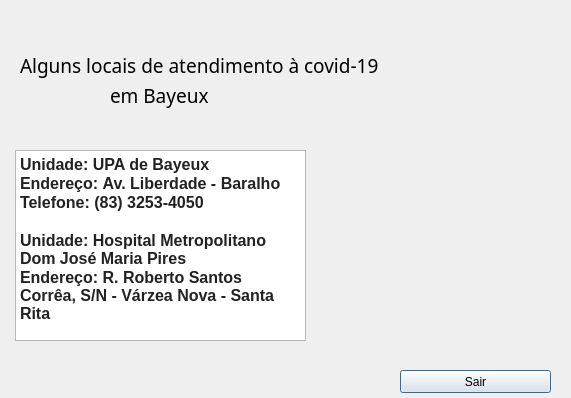
<?xml version="1.0" encoding="UTF-8"?>
<ui version="4.0">
 <class>bycovid</class>
 <widget class="QDialog" name="bycovid">
  <property name="geometry">
   <rect>
    <x>0</x>
    <y>0</y>
    <width>571</width>
    <height>398</height>
   </rect>
  </property>
  <property name="windowTitle">
   <string>Covid-19</string>
  </property>
  <widget class="QLabel" name="label">
   <property name="geometry">
    <rect>
     <x>20</x>
     <y>50</y>
     <width>361</width>
     <height>31</height>
    </rect>
   </property>
   <property name="font">
    <font>
     <family>MV Boli</family>
     <pointsize>14</pointsize>
    </font>
   </property>
   <property name="text">
    <string>Alguns locais de atendimento à covid-19</string>
   </property>
  </widget>
  <widget class="QLabel" name="label_2">
   <property name="geometry">
    <rect>
     <x>110</x>
     <y>80</y>
     <width>101</width>
     <height>31</height>
    </rect>
   </property>
   <property name="font">
    <font>
     <family>MV Boli</family>
     <pointsize>14</pointsize>
    </font>
   </property>
   <property name="text">
    <string>em Bayeux</string>
   </property>
  </widget>
  <widget class="QLabel" name="label_3">
   <property name="geometry">
    <rect>
     <x>410</x>
     <y>30</y>
     <width>111</width>
     <height>91</height>
    </rect>
   </property>
   <property name="text">
    <string/>
   </property>
   <property name="pixmap">
    <pixmap resource="Apoio.qrc">:/Imagens/Downloads/Brasao_bayeux-removebg-preview.png</pixmap>
   </property>
   <property name="scaledContents">
    <bool>true</bool>
   </property>
  </widget>
  <widget class="QLabel" name="label_4">
   <property name="geometry">
    <rect>
     <x>310</x>
     <y>150</y>
     <width>251</width>
     <height>191</height>
    </rect>
   </property>
   <property name="text">
    <string/>
   </property>
   <property name="pixmap">
    <pixmap>E:/Felipe/Tec-Pro/Projeto/ProjetoTec/CoronaAten.png</pixmap>
   </property>
   <property name="scaledContents">
    <bool>true</bool>
   </property>
  </widget>
  <widget class="QTextBrowser" name="textBrowser">
   <property name="geometry">
    <rect>
     <x>15</x>
     <y>150</y>
     <width>291</width>
     <height>191</height>
    </rect>
   </property>
   <property name="html">
    <string>&lt;!DOCTYPE HTML PUBLIC &quot;-//W3C//DTD HTML 4.0//EN&quot; &quot;http://www.w3.org/TR/REC-html40/strict.dtd&quot;&gt;
&lt;html&gt;&lt;head&gt;&lt;meta name=&quot;qrichtext&quot; content=&quot;1&quot; /&gt;&lt;style type=&quot;text/css&quot;&gt;
p, li { white-space: pre-wrap; }
&lt;/style&gt;&lt;/head&gt;&lt;body style=&quot; font-family:'MS Shell Dlg 2'; font-size:8.25pt; font-weight:400; font-style:normal;&quot;&gt;
&lt;p style=&quot; margin-top:0px; margin-bottom:0px; margin-left:0px; margin-right:0px; -qt-block-indent:0; text-indent:0px;&quot;&gt;&lt;span style=&quot; font-family:'arial','sans-serif'; font-size:12pt; font-weight:600; color:#222222;&quot;&gt;Unidade:&lt;/span&gt;&lt;span style=&quot; font-size:12pt; font-weight:600; color:#000000;&quot;&gt; &lt;/span&gt;&lt;span style=&quot; font-family:'arial','sans-serif'; font-size:12pt; font-weight:600; color:#222222;&quot;&gt;UPA de Bayeux &lt;/span&gt;&lt;/p&gt;
&lt;p style=&quot; margin-top:0px; margin-bottom:0px; margin-left:0px; margin-right:0px; -qt-block-indent:0; text-indent:0px;&quot;&gt;&lt;span style=&quot; font-family:'arial','sans-serif'; font-size:12pt; font-weight:600; color:#222222; background-color:#ffffff;&quot;&gt;Endereço:&lt;/span&gt;&lt;span style=&quot; font-size:12pt; font-weight:600; color:#000000;&quot;&gt; &lt;/span&gt;&lt;span style=&quot; font-family:'arial','sans-serif'; font-size:12pt; font-weight:600; color:#222222;&quot;&gt;Av. Liberdade - Baralho&lt;/span&gt;&lt;/p&gt;
&lt;p style=&quot; margin-top:0px; margin-bottom:0px; margin-left:0px; margin-right:0px; -qt-block-indent:0; text-indent:0px;&quot;&gt;&lt;span style=&quot; font-family:'arial','sans-serif'; font-size:12pt; font-weight:600; color:#222222;&quot;&gt;Telefone: (83) 3253-4050&lt;/span&gt;&lt;/p&gt;
&lt;p style=&quot;-qt-paragraph-type:empty; margin-top:0px; margin-bottom:0px; margin-left:0px; margin-right:0px; -qt-block-indent:0; text-indent:0px; font-family:'arial','sans-serif'; font-size:12pt; font-weight:600; color:#222222;&quot;&gt;&lt;br /&gt;&lt;/p&gt;
&lt;p style=&quot; margin-top:0px; margin-bottom:0px; margin-left:0px; margin-right:0px; -qt-block-indent:0; text-indent:0px;&quot;&gt;&lt;span style=&quot; font-family:'arial','sans-serif'; font-size:12pt; font-weight:600; color:#222222;&quot;&gt;Unidade: Hospital Metropolitano Dom José Maria Pires  &lt;/span&gt;&lt;/p&gt;
&lt;p style=&quot; margin-top:0px; margin-bottom:0px; margin-left:0px; margin-right:0px; -qt-block-indent:0; text-indent:0px;&quot;&gt;&lt;span style=&quot; font-family:'arial','sans-serif'; font-size:12pt; font-weight:600; color:#222222; background-color:#ffffff;&quot;&gt;Endereço: R. Roberto Santos Corrêa, S/N - Várzea Nova - Santa Rita&lt;/span&gt;&lt;/p&gt;&lt;/body&gt;&lt;/html&gt;</string>
   </property>
  </widget>
  <widget class="QPushButton" name="pushButton">
   <property name="geometry">
    <rect>
     <x>400</x>
     <y>370</y>
     <width>151</width>
     <height>23</height>
    </rect>
   </property>
   <property name="text">
    <string>Sair</string>
   </property>
  </widget>
 </widget>
 <resources>
  <include location="Apoio.qrc"/>
 </resources>
 <connections/>
</ui>
